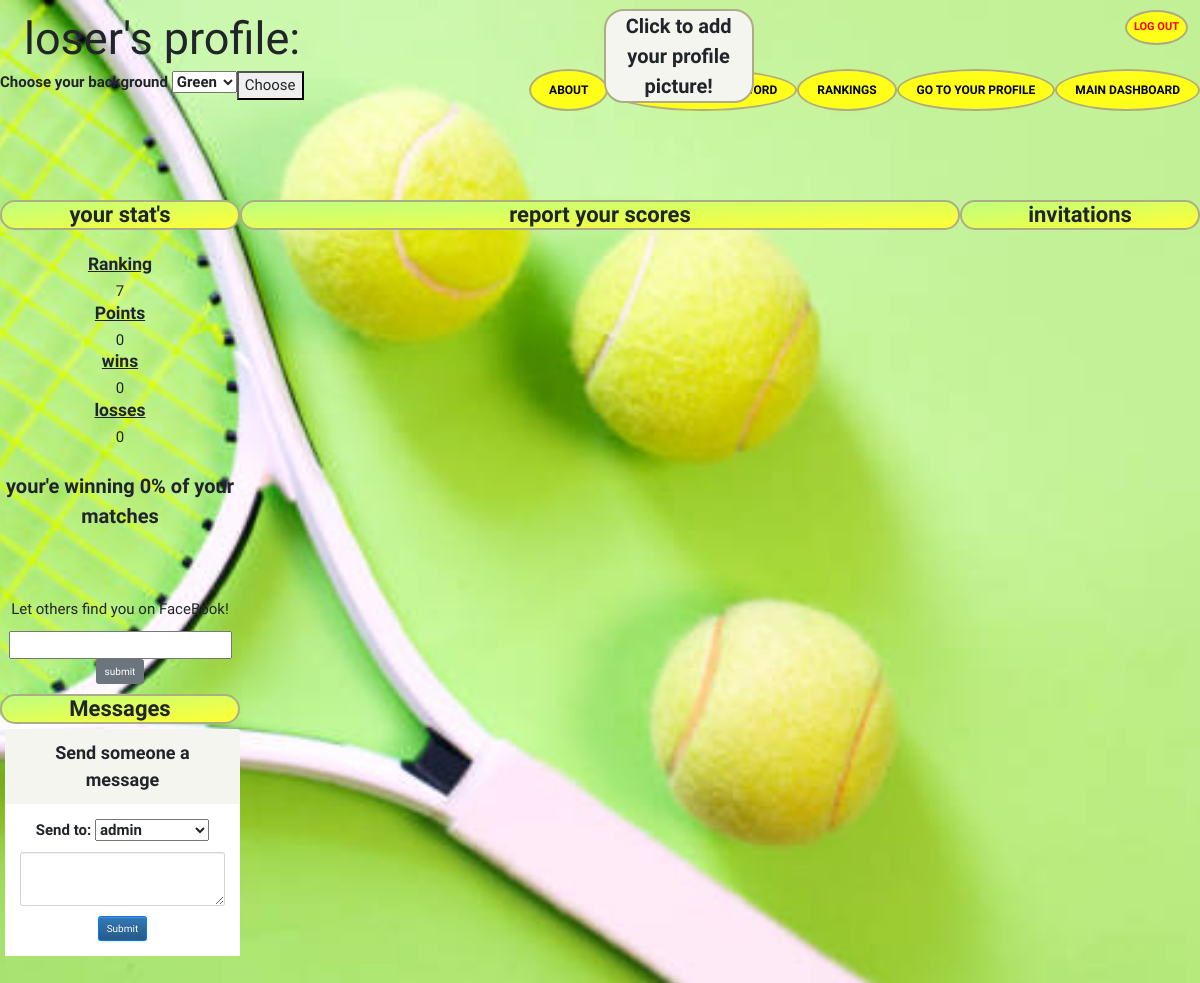
Page /myGames.php (signed in) on the earlier database version.
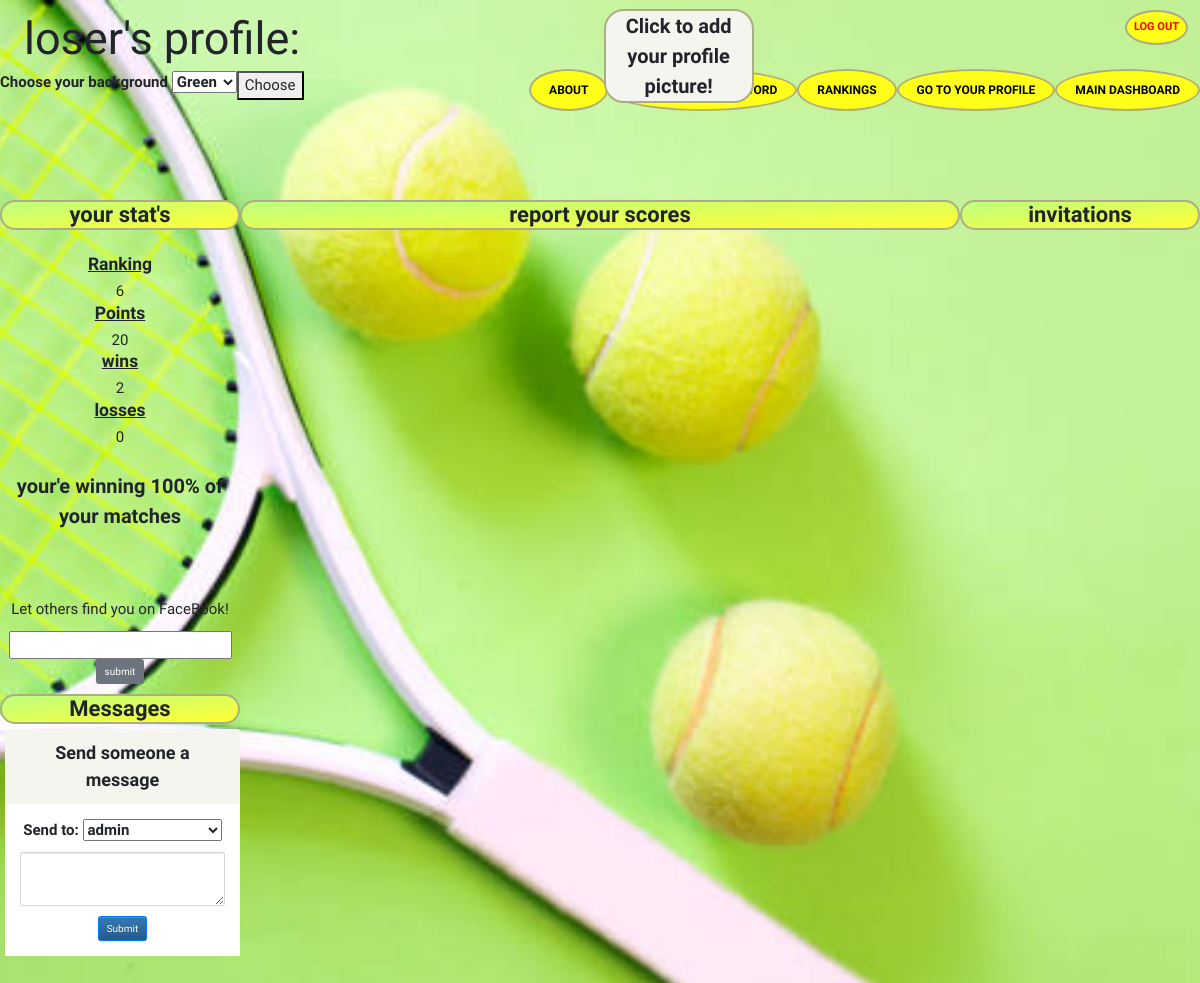
Same page on the later database version.
### tables this page shows
CREATE TABLE `user` (
  `id` int(6) NOT NULL,
  `name` varchar(50) NOT NULL,
  `email` varchar(50) NOT NULL,
  `password` varchar(100) NOT NULL,
  `admin` tinyint(1) NOT NULL,
  `level` int(10) NOT NULL,
  `won` int(11) NOT NULL,
  `loss` int(11) NOT NULL,
  `pic` varchar(30) NOT NULL,
  `fb` varchar(600) NOT NULL,
  `ranking` int(11) NOT NULL,
  `voted` tinyint(4) NOT NULL
);

### myGames.php (the view, shortened to what this page needs)
<!doctype html>
<html>
<head>
<link rel="stylesheet" href="https://maxcdn.bootstrapcdn.com/bootstrap/3.3.7/css/bootstrap.min.css" >
<link rel="stylesheet" href="https://maxcdn.bootstrapcdn.com/bootstrap/3.3.7/css/bootstrap-theme.min.css" >
<link rel="stylesheet" href="https://stackpath.bootstrapcdn.com/bootstrap/4.4.1/css/bootstrap.min.css">
<link rel="stylesheet" href="https://cdnjs.cloudflare.com/ajax/libs/font-awesome/4.7.0/css/font-awesome.min.css">
	</head>
<body>
	<header>
<h1 class="title"><?php echo htmlspecialchars($_SESSION["name"]); ?>'s profile:</h1>
<form method="GET" action="myGames.php">
  <p class="background"><label>Choose your background
           <select name="background">
            <option value="greenback.html">Green</option>
           </select>
  </label></p>
  <button class="background" type="submit" class="btn btn-secondary">Choose</button>
</form>
<?php if($_COOKIE["admin"] != 1){
	?>
  <?php include('header.html'); ?>
<?php } else{?>
<?php include('headeradmin.html'); ?>
<?php } ?>
<?php
     include('connect.php');
     $sql = $conn->query("select pic from user where name = '$_SESSION[name]' ");
     if($sql->num_rows > 0){
		    while($row = $sql->fetch_assoc()){
		    	$profilepic =$row["pic"];
		    }
		}
 ?><?php if(!empty($profilepic)){ ?>
  <div class="popup" onclick="addpic()" id="img"><img src = <?php echo $profilepic ?> width=130 height=100>
   <span class="popuptext" id="myPopup"><form action="upload.php" method="post" enctype="multipart/form-data">
    <input type="file" name="fileToUpload" id="fileToUpload">
    <input type="submit" value="Upload-Image" name="submit" id="upimg">
      </form></span></div> <?php }else{
         ?>  <div class="popup" onclick="addpic()" id="img"> <span id="addpic">Click to add your profile picture!</span>
      </div>
   <?php } ?>
</header>
<aside class="x">
<h2>your stat's</h2>
<div class="profile">
<h3>Ranking</h3>
<?php
     include('connect.php');
    $sql = "SELECT
        ROW_NUMBER() OVER(ORDER BY ranking DESC) AS place,
        name,ranking,won,loss
        FROM user";
    $result= mysqli_query($conn,$sql);
    while($row = $result->fetch_assoc()){
         if($row['name'] == $_SESSION['name']){
            $myranking=$row['place'];
            $mypoints=$row['ranking'];
         }
    }
    echo $myranking;
    echo "<h3>Points</h3>";
    echo $mypoints;
?>
<h3>wins</h3>
<?php
     include('connect.php');
         $wins=$conn->query("select won from user where name= '$_SESSION[name]' ");
         if($wins->num_rows > 0){
		    while($row3 = $wins->fetch_assoc()){
		    	echo $row3["won"];
		    }
		}
  ?>
<h3>losses</h3>
<?php
     include('connect.php');
         $loss=$conn->query("select loss,won from user where name= '$_SESSION[name]' ");
         if($loss->num_rows > 0){
		    while($row3 = $loss->fetch_assoc()){
		    	echo $row3["loss"];
		    	if($row3["won"]==0 & $row3["loss"]==0){
		    		$total =0;
		    	}
		    	else{
		    	$total = ($row3["won"]) / (($row3["won"]+$row3["loss"])) *100 ;
		    	$total = (int) $total;
		       }
		    }
		}
		echo "<br>
              <br>";
        ?><span id="winstats"> your'e winning <?php echo $total; ?>% of your matches </span> <?php
        echo "<br>
              <br>
              <br>
              <br>";
?>
<form action=myGames.php method="GET">
<p>Let others find you on FaceBook!</p>
<input type="url" name="FB">
<button type="submit" class="btn btn-secondary">submit</button>
</form>
	</div>
  <h2>Messages</h2>
  <?php
     include('connect.php');
    ?>
<div class="panel-heading"><b>Send someone a message</div>
  <div class="panel-body">
    <form method="post">
      <div class="form-group">
      <label for="exampleInputEmail1">Send to:</label>
      <select name = "sendto">
      <?php
        $sql = $conn->query("SELECT name FROM user WHERE name != '$_SESSION[name]'");
        if($sql->num_rows > 0 ){
          while($row = $sql->fetch_assoc()){
            ?>
                  <option value = <?php echo $row['name']; ?>><?php echo $row['name']; ?></option><?php
          }
        } ?>
    </div>
    <div class="form-group">
      <textarea name="message" class="form-control" rows="3"></textarea>
    </div>
    <button type="submit" class="btn btn-primary">Submit</button>
  </form>
  </div>
	</aside>
<main class="x">
	<h2>report your scores</h2>
</main>
<aside class="x">
  <h2>invitations</h2>
</aside>
</body>
	</html>

### myGames.php (style rules this page uses)
* { box-sizing:border-box; margin:0px; }
body { height:1000px; font-family: 'Dekko'; font-size: 30px; }
header { height: 20%; }
aside { width:20%; }
main { width:60%; }
.x { height:80%; float:left; }
#addpic { position: absolute; top:-72px; width:150px; text-align: center; font-weight: bold; font-size: 20px; background-color: #f5f5f0; border-radius: 20px; border:2px solid #adad85; }
h2 { text-align: center; font-family: 'Kalam'; font-size: 22px; font-weight: bold; background-color: #ffff33; border:2px solid #adad85; border-radius: 20px; background-image: linear-gradient(to bottom right, #bfff80, #ffff33); }
h3 { text-align: center; text-decoration: underline; font-weight: bold; }
.profile { text-align: center; margin-top: 10%; font-size:15px; }
#img { position: absolute; margin-left:25%; }
.title { display: inline-block; font-family: 'Kalam';font-size: 45px; margin-left: 2%; margin-top:1%; }
.popup { position: relative; display: inline-block; cursor: pointer; }
#winstats { font-size:20px; font-weight: bold; }
.background { font-size: 15px; float:left; }
.panel-heading { font-size:18px; background-color: #f5f5f0; margin-left: 2%; text-align: center; }
.form-group { font-size:15px; }
.panel-body { background-color: white; margin-bottom: 7%; margin-left: 2%; text-align: center; }
select { margin-bottom: 5%; }

Differences in the rows shown:
changed user: ranking "0" → "20"; won "0" → "2"; total "0" → "100"
Other differences:
$myranking: "7" → "6"
